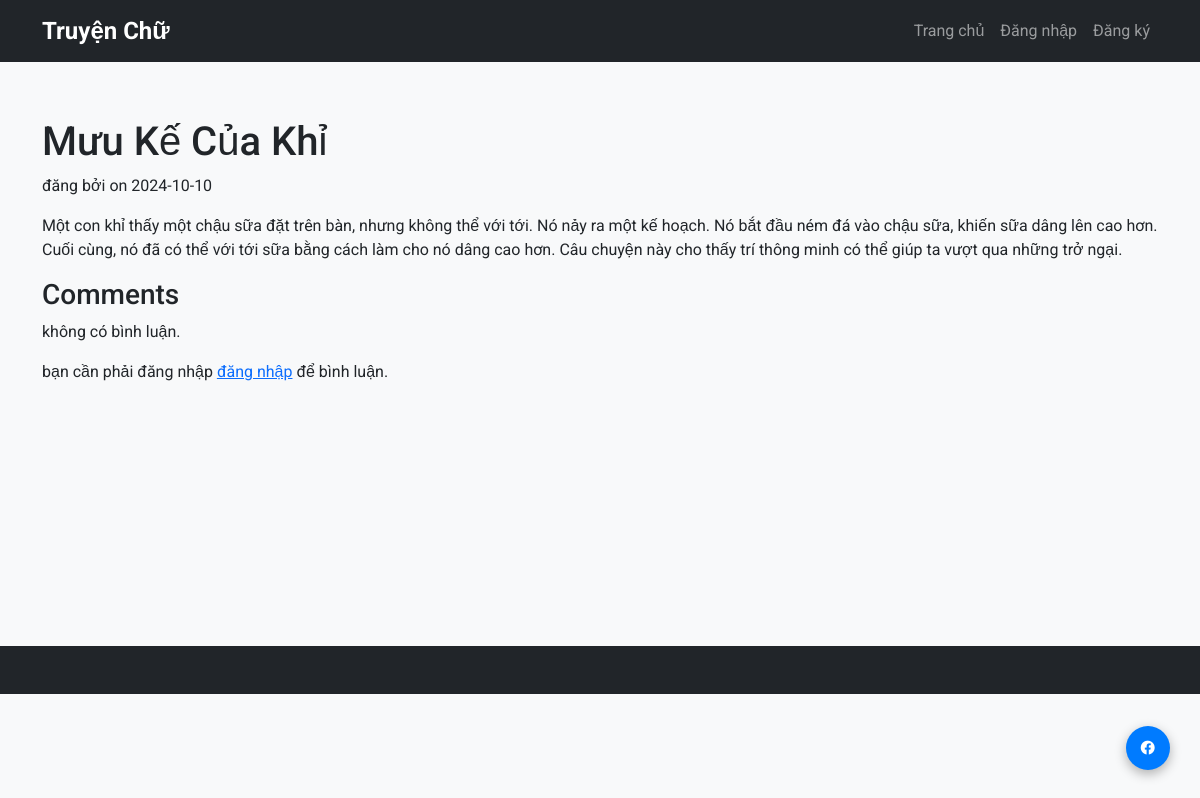
The page /story/4 on the database its author committed.
### app.py (models this page shows, shortened)
class Story(db.Model):
    story_id = db.Column(db.Integer, primary_key=True)
    title = db.Column(db.String(200), nullable=False)
    content = db.Column(db.Text, nullable=False)
    user_id = db.Column(db.Integer, db.ForeignKey('user.user_id'), nullable=False)
    user = db.relationship('User', backref=db.backref('stories', lazy=True))
    date_posted = db.Column(db.DateTime, default=datetime.utcnow)  # Date posted

### app.py (the view)
@app.route("/story/<int:story_id>")
def story_detail(story_id):
    story = Story.query.get_or_404(story_id)
    comments = Comment.query.filter_by(story_id=story_id).all()
    return render_template("story_detail.html", story=story, comments=comments)

### templates/story_detail.html (shortened to what this page needs)
{% extends "base.html" %}
{% block content %}
<h1>{{ story.title }}</h1>
<p>đăng bởi {{ story.user.name }} on {{ story.date_posted.strftime('%Y-%m-%d') }}</p>
<p>{{ story.content }}</p>
<h3>Comments</h3>
{% for comment in comments %}
    <div class="comment">
        <p><strong>{{ comment.user.name }}</strong>: {{ comment.content }}</p>
        <p>Posted on {{ comment.date_posted.strftime('%Y-%m-%d %H:%M') }}</p>
    </div>
{% else %}
    <p>không có bình luận.</p>
{% endfor %}
{% if 'user' in session %}
<h4>thêm bình luận:</h4>
<form method="POST" action="{{ url_for('add_comment', story_id=story.story_id) }}">
    <textarea name="content" required></textarea>
    <button type="submit">đăng</button>
</form>
{% else %}
<p>bạn cần phải đăng nhập <a href="{{ url_for('login') }}">đăng nhập</a> để bình luận.</p>
{% endif %}
{% endblock %}

### static/style.css (style rules this page uses)
body { font-family: Arial, sans-serif; transition: background-color 0.5s ease, color 0.5s ease, opacity 0.5s ease; }

### templates/base.html (style rules this page uses)
body { font-family: 'Roboto', sans-serif; background-color: #f8f9fa; }

### rows shown on the page
Story: title "Mưu Kế Của Khỉ", date_posted "2024-10-10", content "Một con khỉ thấy một chậu sữa đặt trên bàn, nhưng không thể với tới. Nó nảy ra một kế hoạch. Nó bắt đầu ném đá vào chậu sữa, khiến sữa dâng lên cao hơn. Cuối cùng, nó đã có thể với tới sữa bằng cách làm cho nó dâng cao hơn. Câu chuyện này cho thấy trí thông minh có thể giúp ta vượt qua những trở ngại."
